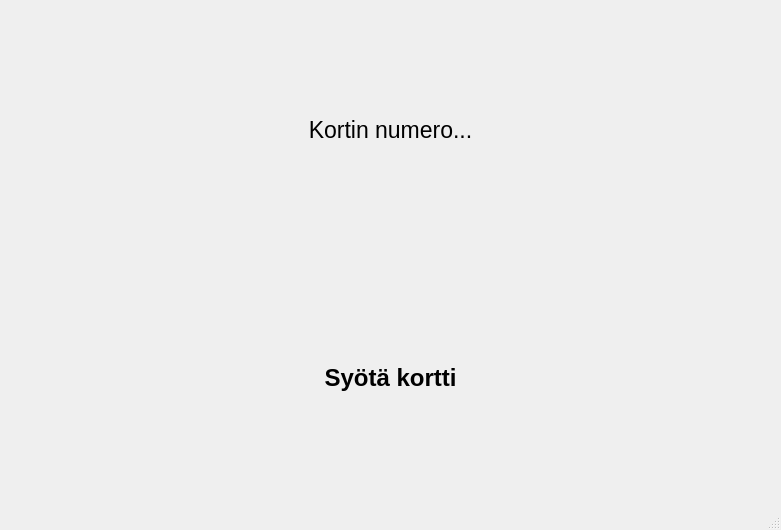
<?xml version="1.0" encoding="UTF-8"?>
<ui version="4.0">
 <class>MainWindow</class>
 <widget class="QMainWindow" name="MainWindow">
  <property name="geometry">
   <rect>
    <x>0</x>
    <y>0</y>
    <width>781</width>
    <height>530</height>
   </rect>
  </property>
  <property name="windowTitle">
   <string>MainWindow</string>
  </property>
  <widget class="QWidget" name="centralwidget">
   <layout class="QVBoxLayout" name="verticalLayout">
    <item>
     <widget class="QLabel" name="label_2">
      <property name="font">
       <font>
        <pointsize>17</pointsize>
       </font>
      </property>
      <property name="text">
       <string>Kortin numero...</string>
      </property>
      <property name="alignment">
       <set>Qt::AlignCenter</set>
      </property>
     </widget>
    </item>
    <item>
     <widget class="QLabel" name="label">
      <property name="font">
       <font>
        <pointsize>18</pointsize>
        <weight>75</weight>
        <bold>true</bold>
       </font>
      </property>
      <property name="autoFillBackground">
       <bool>false</bool>
      </property>
      <property name="frameShape">
       <enum>QFrame::NoFrame</enum>
      </property>
      <property name="text">
       <string>Syötä kortti</string>
      </property>
      <property name="alignment">
       <set>Qt::AlignCenter</set>
      </property>
     </widget>
    </item>
   </layout>
  </widget>
  <widget class="QMenuBar" name="menubar">
   <property name="geometry">
    <rect>
     <x>0</x>
     <y>0</y>
     <width>781</width>
     <height>25</height>
    </rect>
   </property>
  </widget>
  <widget class="QStatusBar" name="statusbar"/>
 </widget>
 <resources/>
 <connections/>
</ui>
